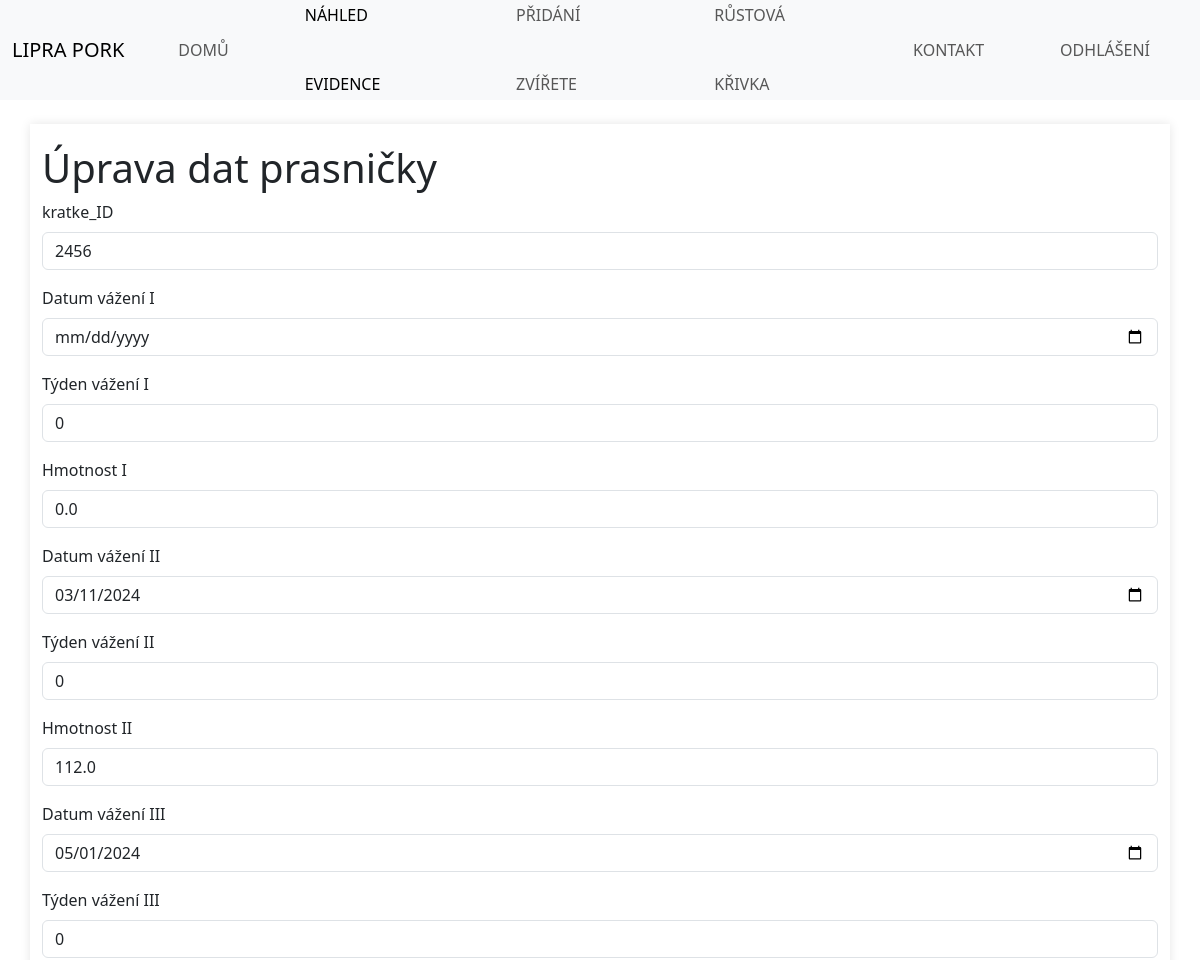
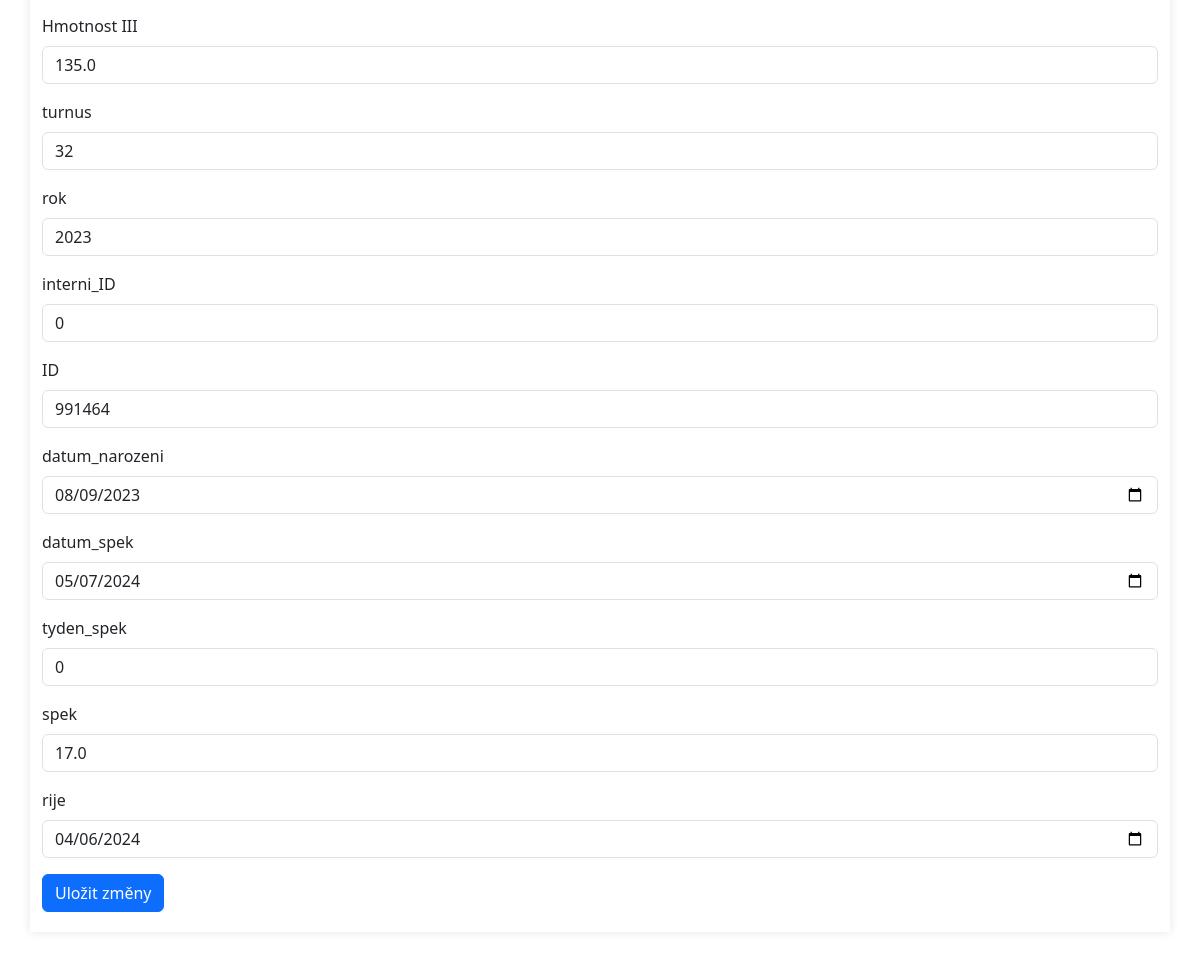
The page /edit_animal/2456 (signed in) on the database its author committed (2 pictures, top to bottom).
### database_animal.py (models this page shows)
class Animals(db.Model):
    __tablename__ = 'animals'  # Název tabulky v databázi
    kratke_ID = db.Column(db.Integer, primary_key=True, unique=True, nullable=False)
    datum_vazeni_I = db.Column(db.Date, nullable=True)
    tyden_vazeni_I = db.Column(db.Integer, nullable=True)
    hmotnost_I = db.Column(db.Float, nullable=True)
    datum_vazeni_II = db.Column(db.Date, nullable=True)
    tyden_vazeni_II = db.Column(db.Integer, nullable=True)
    hmotnost_II = db.Column(db.Float, nullable=True)
    datum_vazeni_III = db.Column(db.Date, nullable=True)
    tyden_vazeni_III = db.Column(db.Integer, nullable=True)
    hmotnost_III = db.Column(db.Float, nullable=True)
    turnus = db.Column(db.Integer, nullable=True)
    rok = db.Column(db.Integer, nullable=True)
    interni_ID = db.Column(db.Integer, nullable=True)
    ID = db.Column(db.Integer, nullable=True)
    datum_narozeni = db.Column(db.Date, nullable=True)
    datum_spek = db.Column(db.Date, nullable=True)
    tyden_spek = db.Column(db.Integer, nullable=True)
    spek = db.Column(db.Float, nullable=True)
    rije = db.Column(db.Date, nullable=True)
    def __repr__(self):
        return (f'<Animals {self.kratke_ID}, {self.datum_vazeni_I}, {self.tyden_vazeni_I}, {self.hmotnost_I},'
                f'{self.datum_vazeni_II}, {self.tyden_vazeni_II}, {self.hmotnost_II}, {self.datum_vazeni_III},'
                f'{self.tyden_vazeni_III}, {self.hmotnost_III}, {self.turnus}, {self.rok}, {self.interni_ID},'
                f'{self.ID}, {self.datum_narozeni}, {self.datum_spek}, {self.tyden_spek}, {self.spek},'
                f'{self.rije}>')

### app.py (the view, shortened to what this page needs)
@app.route('/edit_animal/<int:kratke_ID>', methods=['GET', 'POST'])
@login_required
def edit_animal(kratke_ID):
    print(f"Načítám záznam podle krátké ID: {kratke_ID}")
    animal = Animals.query.get_or_404(kratke_ID)
    print(f"Načtený záznam: {animal}")
    form = AnimalForm(obj=animal)
    return render_template('edit_animal.html', form=form, animal=animal)

### app.py (called while the page is built)
@login_manager.user_loader
def load_user(user_id):
    return db.session.get(User, int(user_id))

### templates/edit_animal.html (shortened to what this page needs)
<!DOCTYPE html>
<html lang="cs-cz">
<head>
    <link rel="stylesheet" href="{{ url_for('static', filename='style.css') }}" type="text/css" />
    <link href="https://cdn.jsdelivr.net/npm/bootstrap@5.3.0-alpha3/dist/css/bootstrap.min.css" rel="stylesheet">
</head>
<body>
    <header>
        <nav class="navbar navbar-expand-md navbar-light bg-light">
            <div class="container-fluid">
                <a class="navbar-brand" href="{{ url_for('index') }}">LIPRA PORK</a>
                <div class="collapse navbar-collapse" id="navbarNav">
                    <ul class="navbar-nav">
                        <li class="nav-item">
                            <a class="nav-link" href="{{ url_for('index') }}">Domů</a>
                        </li>
                        <li class="nav-item">
                            <a class="nav-link active" href="{{ url_for('animals') }}">Náhled evidence</a>
                        </li>
                        <li class="nav-item">
                            <a class="nav-link" href="{{ url_for('add_animal') }}">Přidání zvířete</a>
                        </li>
                        <li class="nav-item">
                            <a class="nav-link" href="{{ url_for('growth_curve') }}">Růstová křivka</a>
                        </li>
                        <li class="nav-item">
                            <a class="nav-link" href="kontakt.html">Kontakt</a>
                        </li>
                        <li class="nav-item">
                            <a class="nav-link" href="{{ url_for('logout') }}">Odhlášení</a>
                        </li>
                    </ul>
                </div>
            </div>
        </nav>
    </header>
    <main class="container mt-4">
        <h1>Úprava dat prasničky</h1>
        <form action="{{ url_for('edit_animal', kratke_ID=animal.kratke_ID) }}" method="POST">
            <div class="mb-3">
                {{ form.kratke_ID.label(class="form-label") }}
                {{ form.kratke_ID(class="form-control", id="kratke_ID", required=True) }}
            </div>
            <div class="mb-3">
                {{ form.datum_vazeni_I.label(class="form-label") }}
                {{ form.datum_vazeni_I(class="form-control", id="datum_vazeni_I") }}
            </div>
            <div class="mb-3">
                {{ form.tyden_vazeni_I.label(class="form-label") }}
                {{ form.tyden_vazeni_I(class="form-control", id="tyden_vazeni_I") }}
            </div>
            <div class="mb-3">
                {{ form.hmotnost_I.label(class="form-label") }}
                {{ form.hmotnost_I(class="form-control", id="hmotnost_I") }}
            </div>
            <div class="mb-3">
                {{ form.datum_vazeni_II.label(class="form-label") }}
                {{ form.datum_vazeni_II(class="form-control", id="datum_vazeni_II") }}
            </div>
            <div class="mb-3">
                {{ form.tyden_vazeni_II.label(class="form-label") }}
                {{ form.tyden_vazeni_II(class="form-control", id="tyden_vazeni_II") }}
            </div>
            <div class="mb-3">
                {{ form.hmotnost_II.label(class="form-label") }}
                {{ form.hmotnost_II(class="form-control", id="hmotnost_II") }}
            </div>
            <div class="mb-3">
                {{ form.datum_vazeni_III.label(class="form-label") }}
                {{ form.datum_vazeni_III(class="form-control", id="datum_vazeni_III") }}
            </div>
            <div class="mb-3">
                {{ form.tyden_vazeni_III.label(class="form-label") }}
                {{ form.tyden_vazeni_III(class="form-control", id="tyden_vazeni_III") }}
            </div>
            <div class="mb-3">
                {{ form.hmotnost_III.label(class="form-label") }}
                {{ form.hmotnost_III(class="form-control", id="hmotnost_III") }}
            </div>
            <div class="mb-3">
                {{ form.turnus.label(class="form-label") }}
                {{ form.turnus(class="form-control", id="turnus") }}
            </div>
            <div class="mb-3">
                {{ form.rok.label(class="form-label") }}
                {{ form.rok(class="form-control", id="rok") }}
            </div>
            <div class="mb-3">
                {{ form.interni_ID.label(class="form-label") }}
                {{ form.interni_ID(class="form-control", id="interni_ID") }}
            </div>
            <div class="mb-3">
                {{ form.ID.label(class="form-label") }}
                {{ form.ID(class="form-control", id="ID") }}
            </div>
            <div class="mb-3">
                {{ form.datum_narozeni.label(class="form-label") }}
                {{ form.datum_narozeni(class="form-control", id="datum_narozeni") }}
            </div>
            <div class="mb-3">
                {{ form.datum_spek.label(class="form-label") }}
                {{ form.datum_spek(class="form-control", id="datum_spek") }}
            </div>
            <div class="mb-3">
                {{ form.tyden_spek.label(class="form-label") }}
                {{ form.tyden_spek(class="form-control", id="tyden_spek") }}
            </div>
            <div class="mb-3">
                {{ form.spek.label(class="form-label") }}
                {{ form.spek(class="form-control", id="spek") }}
            </div>
            <div class="mb-3">
                {{ form.rije.label(class="form-label") }}
                {{ form.rije(class="form-control", id="rije") }}
            </div>
            <button type="submit" class="btn btn-primary">Uložit změny</button>
        </form>
    </main>
</body>
</html>

### static/style.css (style rules this page uses)
html { background: #6ca161; }
body { font: 14px "Poppins"; background: #f9f9f9; color: #414042; box-sizing: border-box; margin: 0; padding: 100px 0 140px 0; min-width: 960px; }
body > header { height: 100px; width: 100%; background: #1c8404; color: white; display: flex; justify-content: space-evenly; position: fixed; z-index: 1; top: 0; }
nav ul { margin: 0; list-style-type: none; display: flex; align-items: center; height: 100%; }
nav ul li { padding: 0 25px; margin: 0 5px; font-size: 1em; line-height: 4.3em; }
nav ul a { color: white; padding: 8px 0; text-decoration: none; text-transform: uppercase; }
article, main { margin: 0 auto; max-width: 960px; padding: 50px; }
.container { max-width: 1200px; margin: 0 auto; padding: 20px; background-color: #fff; box-shadow: 0 0 10px rgba(0,0,0,0.1); }
button { background-color: #4CAF50; color: white; padding: 10px 20px; border: none; border-radius: 4px; cursor: pointer; }

### rows shown on the page
Animals: kratke_ID "2456", tyden_vazeni_I "0", hmotnost_I "0.0", datum_vazeni_II "03/11/2024", tyden_vazeni_II "0", hmotnost_II "112.0", datum_vazeni_III "05/01/2024", tyden_vazeni_III "0", hmotnost_III "135.0", turnus "32", rok "2023", interni_ID "0", ID "991464", datum_narozeni "08/09/2023", datum_spek "05/07/2024", tyden_spek "0", spek "17.0", rije "04/06/2024"
